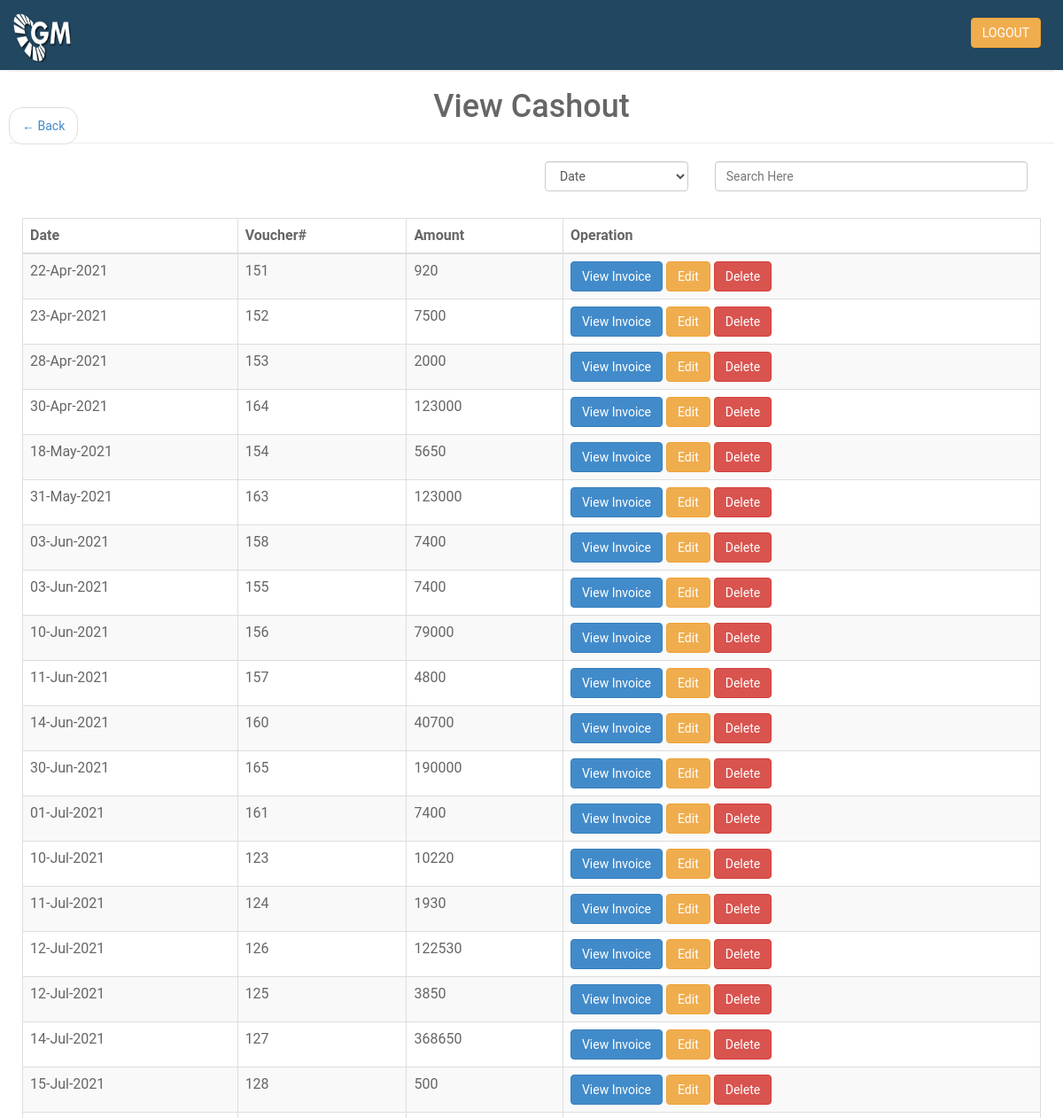
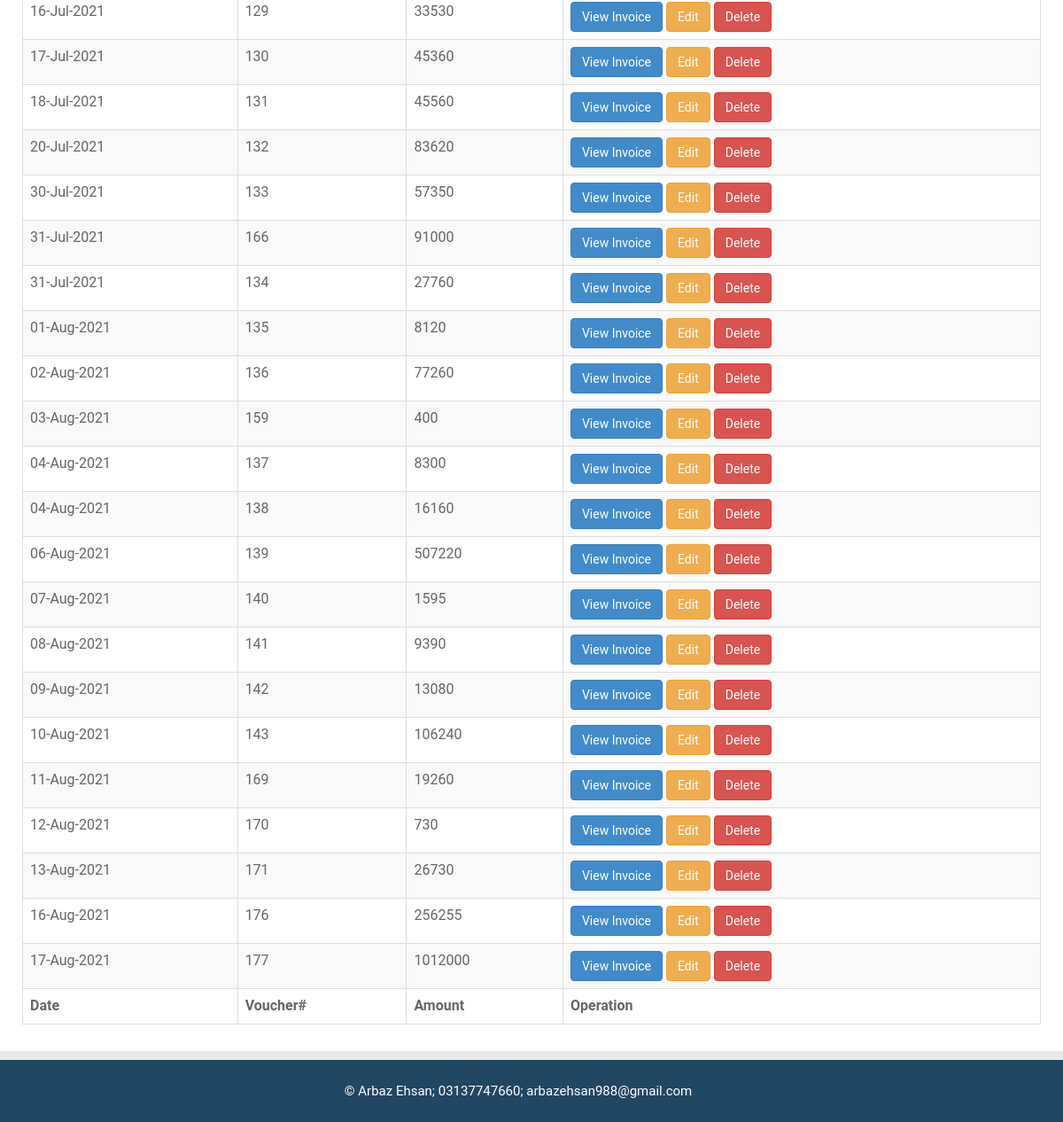
The app's page /trans/viewCashout.php (signed in) with its own data (2 pictures, top to bottom).
### tables this page shows
CREATE TABLE `tcounter` (
  `id` int(100) NOT NULL,
  `day` date NOT NULL,
  `voucher_no` varchar(100) NOT NULL,
  `total_amnt` varchar(100) NOT NULL,
  `type` varchar(11) NOT NULL
);

### trans/viewCashout.php (the view, shortened to what this page needs)
<?php include("../connect.php");  include('../session.php');
 ?>
<?php
include ("../header.php");
?>
<!DOCTYPE html>
<html>
<head>
</head>
<body>
<?php
		$result = mysqli_query($con,"SELECT * FROM tcounter WHERE type='CO' ORDER BY day");
 ?>
 <nav aria-label="..." style="position: fixed;">
  <ul class="pager">
    <li class="previous"><a href="#" onClick="javascript:history.go(-1)"><span aria-hidden="true">&larr;</span> Back</a></li>
  </ul>
</nav>
<center><h1>View Cashout</h1></center><hr>
<div class="container-fluid">
  <div class="row">
    <div class="col-md-12 table-responsive">
      <div class="col-md-4 pull-right">
        <input type="text" id="myInput" autocomplete="off" class="form-control" autofocus="on" onkeyup="myFunction()" placeholder="Search Here"><br>
      </div>
      <div class="col-md-2 pull-right">
        <select name="sort" id="sort" class="form-control" onchange="sort(this.value)">
          <option value="0">Date</option>
        </select><br>
      </div>
 	<table class="display1 table table-striped table-hover table-bordered" id="myTable">
    <thead>
      <tr>
      <th>Date</th>
      <th>Voucher#</th>
      <th>Amount</th>
      <th>Operation</th>
    </tr>
    </thead>
    <tfoot>
      <tr>
      <th>Date</th>
      <th>Voucher#</th>
      <th>Amount</th>
      <th>Operation</th>
    </tr>
    </tfoot>
 		<tbody>
 		<tr>
      <?php
      while($fetch = mysqli_fetch_array($result))
      {
      ?>
      <td><?php echo date('d-M-Y', strtotime($fetch['day'])); ?></td>
 			<td><?php echo $fetch['voucher_no']; ?></td>
      <td><?php echo $fetch['total_amnt']; ?></td>
      <td><button class="btn btn-primary" onclick="view(this.id)" id="<?php echo $fetch['id'] ?>">View Invoice</button>
        <a href="editCash.php?from=CO&id=<?php echo $fetch['id']?>&vno=<?php echo $fetch['voucher_no'] ?>" class="btn btn-warning">Edit</a>
        <a href="viewCashout.php?delId=<?php echo $fetch['id']?>" class="btn btn-danger" onclick="return func()">Delete</a>
        </td>
 		</tr>
    <?php }?>
    </tbody>
 	</table>
    </div>
  </div>
</div>
</body>
</html>
 <?php
include ("../footer.php");
 ?>

### assets/css/custom.css (style rules this page uses)
body { font-family: 'Open Sans', sans-serif; line-height:30px; overflow-x: hidden; }

### assets/css/style.css (style rules this page uses)
body { background: #e9e9e9; color: #666666; font-family: 'RobotoDraft', 'Roboto', sans-serif; font-size: 14px; -webkit-font-smoothing: antialiased; -moz-osx-font-smoothing: grayscale; }

### records on screen
tcounter: day "22-Apr-2021", voucher_no "151", total_amnt "920"
tcounter: day "23-Apr-2021", voucher_no "152", total_amnt "7500"
tcounter: day "28-Apr-2021", voucher_no "153", total_amnt "2000"
tcounter: day "30-Apr-2021", voucher_no "164", total_amnt "123000"
tcounter: day "18-May-2021", voucher_no "154", total_amnt "5650"
tcounter: day "31-May-2021", voucher_no "163", total_amnt "123000"
tcounter: day "03-Jun-2021", voucher_no "158", total_amnt "7400"
tcounter: day "03-Jun-2021", voucher_no "155", total_amnt "7400"
tcounter: day "10-Jun-2021", voucher_no "156", total_amnt "79000"
tcounter: day "11-Jun-2021", voucher_no "157", total_amnt "4800"
tcounter: day "14-Jun-2021", voucher_no "160", total_amnt "40700"
tcounter: day "30-Jun-2021", voucher_no "165", total_amnt "190000"
tcounter: day "01-Jul-2021", voucher_no "161", total_amnt "7400"
tcounter: day "10-Jul-2021", voucher_no "123", total_amnt "10220"
tcounter: day "11-Jul-2021", voucher_no "124", total_amnt "1930"
tcounter: day "12-Jul-2021", voucher_no "126", total_amnt "122530"
tcounter: day "12-Jul-2021", voucher_no "125", total_amnt "3850"
tcounter: day "14-Jul-2021", voucher_no "127", total_amnt "368650"
tcounter: day "15-Jul-2021", voucher_no "128", total_amnt "500"
tcounter: day "16-Jul-2021", voucher_no "129", total_amnt "33530"
tcounter: day "17-Jul-2021", voucher_no "130", total_amnt "45360"
tcounter: day "18-Jul-2021", voucher_no "131", total_amnt "45560"
tcounter: day "20-Jul-2021", voucher_no "132", total_amnt "83620"
tcounter: day "30-Jul-2021", voucher_no "133", total_amnt "57350"
tcounter: day "31-Jul-2021", voucher_no "166", total_amnt "91000"
tcounter: day "31-Jul-2021", voucher_no "134", total_amnt "27760"
tcounter: day "01-Aug-2021", voucher_no "135", total_amnt "8120"
tcounter: day "02-Aug-2021", voucher_no "136", total_amnt "77260"
tcounter: day "03-Aug-2021", voucher_no "159", total_amnt "400"
tcounter: day "04-Aug-2021", voucher_no "137", total_amnt "8300"
tcounter: day "04-Aug-2021", voucher_no "138", total_amnt "16160"
tcounter: day "06-Aug-2021", voucher_no "139", total_amnt "507220"
tcounter: day "07-Aug-2021", voucher_no "140", total_amnt "1595"
tcounter: day "08-Aug-2021", voucher_no "141", total_amnt "9390"
tcounter: day "09-Aug-2021", voucher_no "142", total_amnt "13080"
tcounter: day "10-Aug-2021", voucher_no "143", total_amnt "106240"
tcounter: day "11-Aug-2021", voucher_no "169", total_amnt "19260"
tcounter: day "12-Aug-2021", voucher_no "170", total_amnt "730"
tcounter: day "13-Aug-2021", voucher_no "171", total_amnt "26730"
tcounter: day "16-Aug-2021", voucher_no "176", total_amnt "256255"
tcounter: day "17-Aug-2021", voucher_no "177", total_amnt "1012000"
